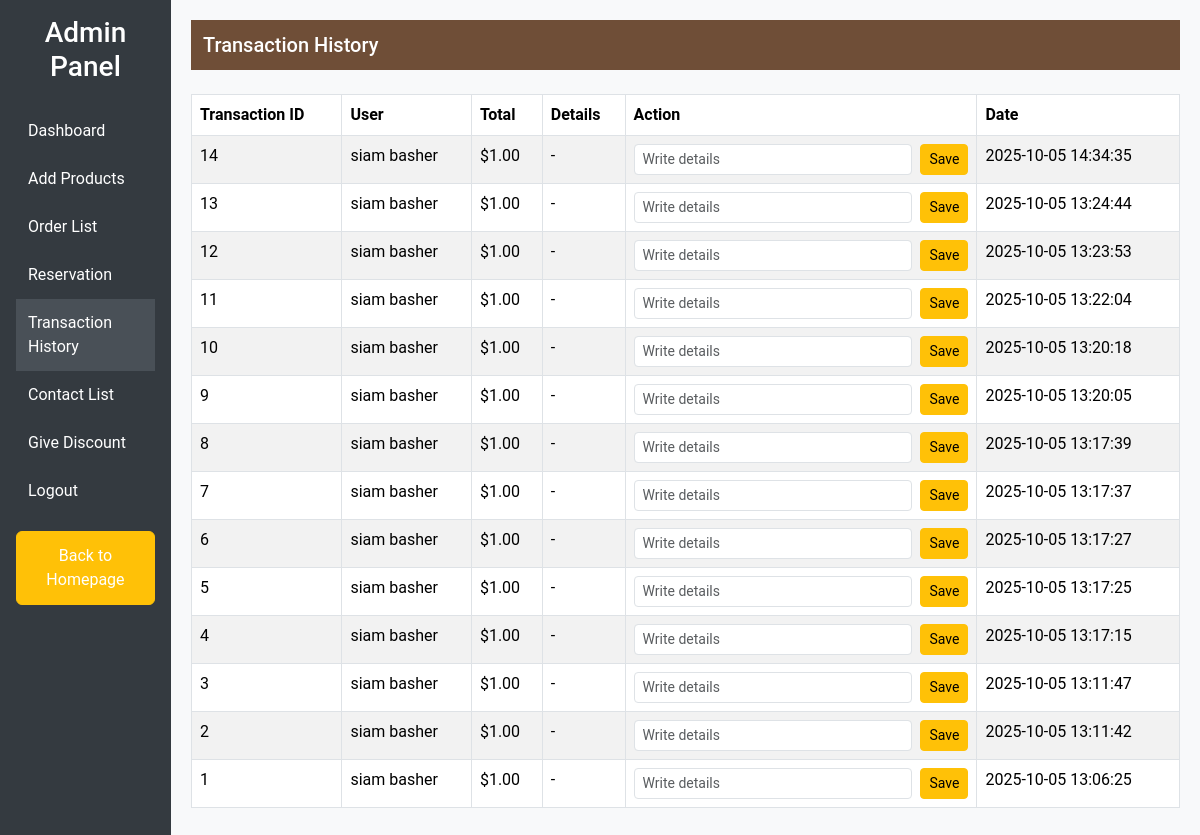
The app's page /transaction_history.php (signed in), older data.
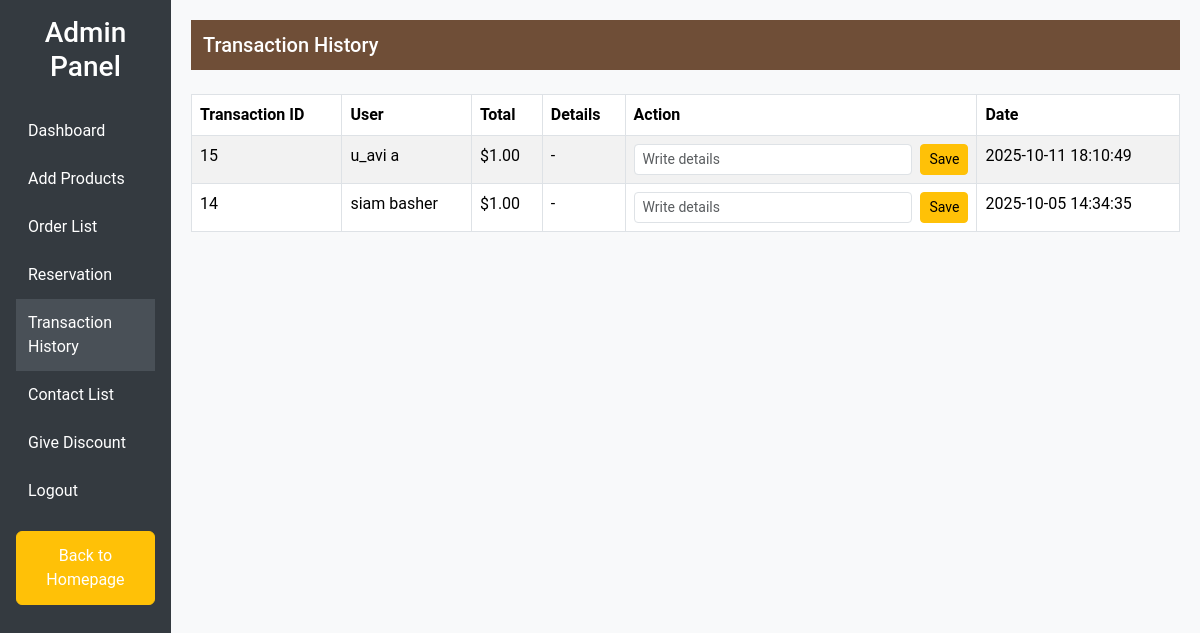
The same page, newer data.
### tables this page shows
CREATE TABLE `transaction1` (
  `id` int(11) NOT NULL,
  `order_id` int(11) NOT NULL,
  `user_id` int(11) NOT NULL,
  `total` decimal(10,2) NOT NULL,
  `details` text DEFAULT NULL,
  `created_at` timestamp NOT NULL DEFAULT current_timestamp()
);

CREATE TABLE `users` (
  `id` int(11) NOT NULL,
  `first_name` varchar(50) NOT NULL,
  `last_name` varchar(50) NOT NULL,
  `email` varchar(100) NOT NULL,
  `password` varchar(255) NOT NULL,
  `phone` varchar(20) DEFAULT NULL,
  `address` varchar(255) DEFAULT NULL,
  `role` enum('user','admin') DEFAULT 'user',
  `created_at` timestamp NOT NULL DEFAULT current_timestamp()
);

### transaction_history.php (the view, shortened to what this page needs)
<?php
include_once 'config.php';
$transactions = [];
$stmt = $conn->prepare("
    SELECT t.id, t.total, t.details, t.created_at, u.first_name, u.last_name
    FROM transaction1 t
    JOIN users u ON t.user_id = u.id
    ORDER BY t.created_at DESC
");
if($stmt){
    $stmt->execute();
    $result = $stmt->get_result();
    if($result){
        while($row = $result->fetch_assoc()){
            $transactions[] = $row;
        }
    }
}
?>
<!DOCTYPE html>
<html lang="en">
<head>
    <link href="https://cdn.jsdelivr.net/npm/bootstrap@5.3.3/dist/css/bootstrap.min.css" rel="stylesheet">
</head>
<body>
<div class="d-flex">
    <div class="sidebar p-3">
        <h3 class="text-white text-center mb-4">Admin Panel</h3>
        <a href="admin_dashboard.php">Dashboard</a>
        <a href="add_products.php">Add Products</a>
        <a href="order_list.php">Order List</a>
        <a href="seats_to_reserve.php">Reservation</a>
        <a href="transaction_history.php" class="active">Transaction History</a>
        <a href="contact_list.php">Contact List</a>
        <a href="give_discount.php">Give Discount</a>
        <a href="logout.php">Logout</a>
        <a href="index.php" class="mt-3 btn btn-warning w-100 text-center">Back to Homepage</a>
    </div>
    <div class="content">
        <nav class="navbar navbar-expand-lg navbar-dark navbar-custom mb-4">
            <div class="container-fluid">
                <span class="navbar-brand mb-0 h1">Transaction History</span>
            </div>
        </nav>
        <table class="table table-bordered table-striped">
            <thead>
                <tr>
                    <th>Transaction ID</th>
                    <th>User</th>
                    <th>Total</th>
                    <th>Details</th>
                    <th>Action</th>
                    <th>Date</th>
                </tr>
            </thead>
            <tbody>
                <?php if(count($transactions) > 0): ?>
                    <?php foreach($transactions as $t): ?>
                    <tr>
                        <td><?php echo htmlspecialchars($t['id'], ENT_QUOTES); ?></td>
                        <td><?php echo htmlspecialchars($t['first_name'].' '.$t['last_name'], ENT_QUOTES); ?></td>
                        <td>$<?php echo number_format((float)$t['total'], 2); ?></td>
                        <td><?php echo $t['details'] !== null && $t['details'] !== '' ? htmlspecialchars($t['details'], ENT_QUOTES) : '-'; ?></td>
                        <td>
                            <form method="post" class="d-flex">
                                <input type="text" name="details" class="form-control form-control-sm me-2" placeholder="Write details" value="<?php echo htmlspecialchars($t['details'] ?? '', ENT_QUOTES); ?>">
                                <button type="submit" name="update_details" class="btn btn-warning btn-sm">Save</button>
                            </form>
                        </td>
                        <td><?php echo htmlspecialchars($t['created_at'], ENT_QUOTES); ?></td>
                    </tr>
                    <?php endforeach; ?>
                <?php else: ?>
                    <tr><td colspan="6" class="text-center">No transactions yet</td></tr>
                <?php endif; ?>
            </tbody>
        </table>
    </div>
</div>
</body>
</html>

### transaction_history.php (style rules this page uses)
body { font-family: 'Roboto', sans-serif; background-color: #f8f9fa; }
.sidebar { min-height: 100vh; background-color: #343a40; }
.sidebar a { color: white; text-decoration: none; display: block; padding: 12px; }
.sidebar a:hover, .sidebar a.active { background-color: #495057; }
.content { padding: 20px; width: 100%; }
.navbar-custom { background-color: #6f4e37; }

Row changes from the older to the newer data that the page shows:
removed transaction1: id "13", user.last_name "siam basher", total "1.00", created_at "2025-10-05 13:24:44"
removed transaction1: id "12", user.last_name "siam basher", total "1.00", created_at "2025-10-05 13:23:53"
removed transaction1: id "11", user.last_name "siam basher", total "1.00", created_at "2025-10-05 13:22:04"
removed transaction1: id "10", user.last_name "siam basher", total "1.00", created_at "2025-10-05 13:20:18"
removed transaction1: id "9", user.last_name "siam basher", total "1.00", created_at "2025-10-05 13:20:05"
removed transaction1: id "8", user.last_name "siam basher", total "1.00", created_at "2025-10-05 13:17:39"
removed transaction1: id "7", user.last_name "siam basher", total "1.00", created_at "2025-10-05 13:17:37"
removed transaction1: id "6", user.last_name "siam basher", total "1.00", created_at "2025-10-05 13:17:27"
removed transaction1: id "5", user.last_name "siam basher", total "1.00", created_at "2025-10-05 13:17:25"
removed transaction1: id "4", user.last_name "siam basher", total "1.00", created_at "2025-10-05 13:17:15"
removed transaction1: id "3", user.last_name "siam basher", total "1.00", created_at "2025-10-05 13:11:47"
removed transaction1: id "2", user.last_name "siam basher", total "1.00", created_at "2025-10-05 13:11:42"
removed transaction1: id "1", user.last_name "siam basher", total "1.00", created_at "2025-10-05 13:06:25"
added transaction1: id "15", user.last_name "u_avi a", total "1.00", created_at "2025-10-11 18:10:49"
